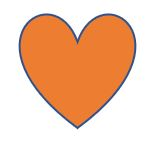
#> input picture heart.jpg, 159 x 146 px, given in place of the camera
$ python object_detection_master.py
#> lines starting #> are read from the running program, lines starting #| are printed output that depends on the picture; after the words box and inside, x2 and y2 are one past the last pixel; in counts of white or black regions, pixels touching at a corner belong together
import cv2
import numpy as np


def nothing(x):
    pass

# create trackbar window
cv2.namedWindow('image', cv2.WINDOW_GUI_NORMAL)

# create trackbar
cv2.createTrackbar('maxVal', 'image', 0, 255, nothing)
#> slider 'maxVal' is set to 255

# create trackbar for upper boundary color selection
cv2.createTrackbar('upperB', 'image', 0, 255, nothing)
#> slider 'upperB' is set to 255
cv2.createTrackbar('upperG', 'image', 0, 255, nothing)
#> slider 'upperG' is set to 255
cv2.createTrackbar('upperR', 'image', 0, 255, nothing)
#> slider 'upperR' is set to 255
# create trackbar for lower boundary color selection
cv2.createTrackbar('lowerB', 'image', 0, 255, nothing)
#> slider 'lowerB' is set to 51
cv2.createTrackbar('lowerG', 'image', 0, 255, nothing)
#> slider 'lowerG' is set to 51
cv2.createTrackbar('lowerR', 'image', 0, 255, nothing)
#> slider 'lowerR' is set to 51

# main camera input
input_scr = cv2.VideoCapture(0)

while True:

    # read captured frames
    src_flag, src_frames = input_scr.read()
#> src_frames is the input picture: shape (146, 159, 3); mean B, G, R 173.7, 200.5, 241
    # convert captured frames to gray scale
    gray_scale = cv2.cvtColor(src_frames, cv2.COLOR_BGR2GRAY)
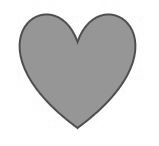
#> gray_scale: shape (146, 159); min 57, max 255, mean 209.6
    # convert to HSV color space
    hsv = cv2.cvtColor(src_frames, cv2.COLOR_BGR2HSV)
#> hsv: shape (146, 159, 3); mean H, S, V 22.6, 76.9, 242.3

    # get trackbar position for upper boundary color
    upper_B = cv2.getTrackbarPos('upperB', 'image')
    upper_G = cv2.getTrackbarPos('upperG', 'image')
    upper_R = cv2.getTrackbarPos('upperR', 'image')
    upper_boundary = np.array([upper_B,upper_G,upper_R])

    # get trackbar position for lower boundary color
    lower_B = cv2.getTrackbarPos('lowerB', 'image')
    lower_G = cv2.getTrackbarPos('lowerB', 'image')
    lower_R = cv2.getTrackbarPos('lowerB', 'image')
    lower_boundary = np.array([lower_B,lower_G,lower_R])

    # apply inRange ()
    in_range = cv2.inRange(src=hsv, lowerb=lower_boundary, upperb=upper_boundary)
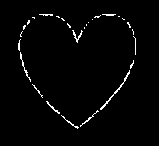
#> in_range: shape (146, 159); 2.1% white in thin lines or dots, all inside (x1, y1, x2, y2) = (18, 14, 136, 129)

    # apply findContours()
    find_contours, hierarchy = cv2.findContours(image = gray_scale,
    mode = cv2.RETR_TREE, method=cv2.CHAIN_APPROX_SIMPLE)
#> find_contours = [[[0, 0], [0, 145], [158, 145], [158, 0]]]

    # get trackbar value for max_val
    max_val = cv2.getTrackbarPos('maxVal', 'image')

    # apply adaptive threshold
    cv2.adaptiveThreshold(src=in_range, maxValue=max_val,
    adaptiveMethod=cv2.ADAPTIVE_THRESH_GAUSSIAN_C, thresholdType=cv2.THRESH_BINARY, blockSize=3, C=5)
    # draw contours
#> (the run stopped early here; a loop or call above may not have finished)

$ run again, on pentagon.jpg
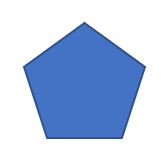
#> input picture pentagon.jpg, 166 x 162 px, given in place of the camera
#> src_frames is the input picture: shape (162, 166, 3); mean B, G, R 231.3, 201.8, 184.7
#> `gray_scale = cv2.cvtColor(src_frames, cv2.COLOR_BGR2GRAY)`:
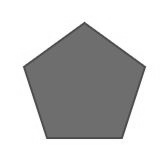
#> gray_scale: shape (162, 166); min 62, max 255, mean 200
#> hsv: shape (162, 166, 3); mean H, S, V 51.8, 62, 231.6
#> `in_range = cv2.inRange(src=hsv, lowerb=lower_boundary, upperb=upper_bo..`:
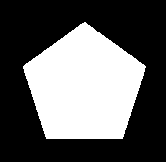
#> in_range: shape (162, 166); 37.4% white; 1 white region, box (x1, y1, x2, y2) and area: (23, 22, 146, 139) 10050
#> find_contours = [[[0, 0], [0, 161], [165, 161], [165, 0]]]

$ run again, on shapes.jpg
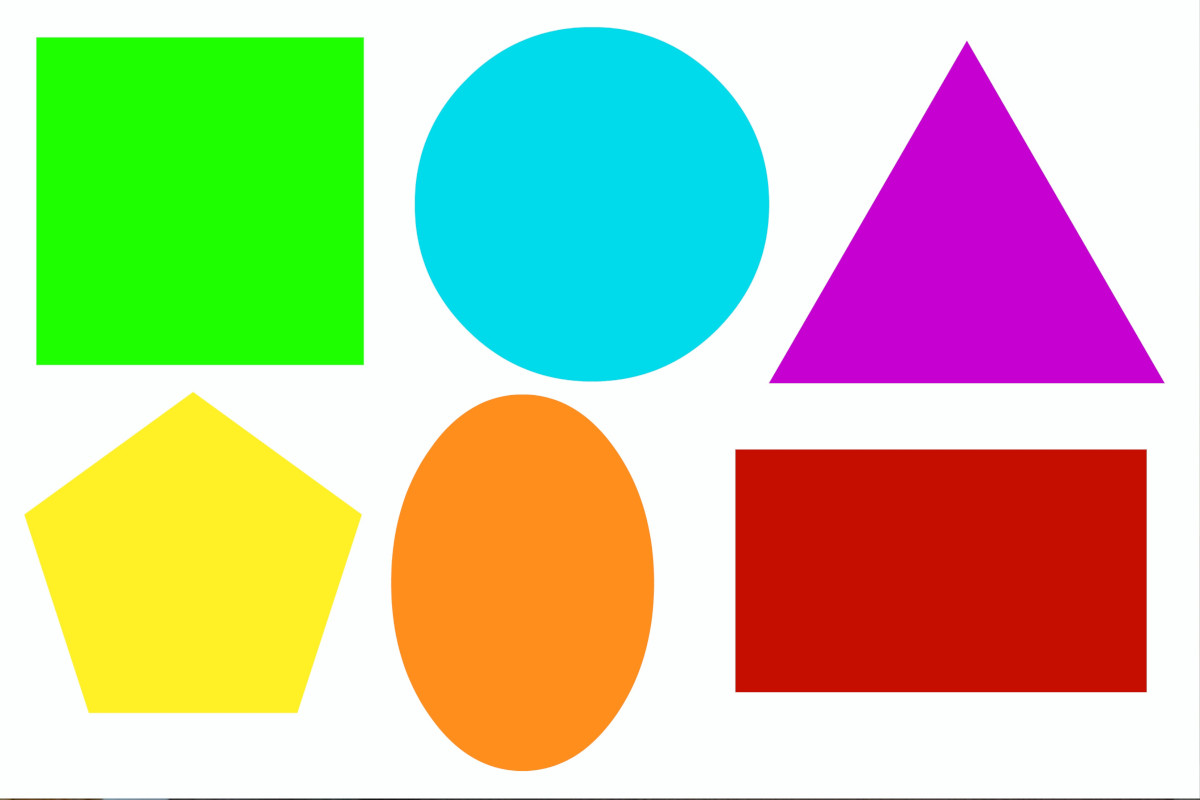
#> input picture shapes.jpg, 1200 x 800 px, given in place of the camera
#> src_frames is the input picture: shape (800, 1200, 3); mean B, G, R 158.4, 197.5, 192.2
#> `gray_scale = cv2.cvtColor(src_frames, cv2.COLOR_BGR2GRAY)`:
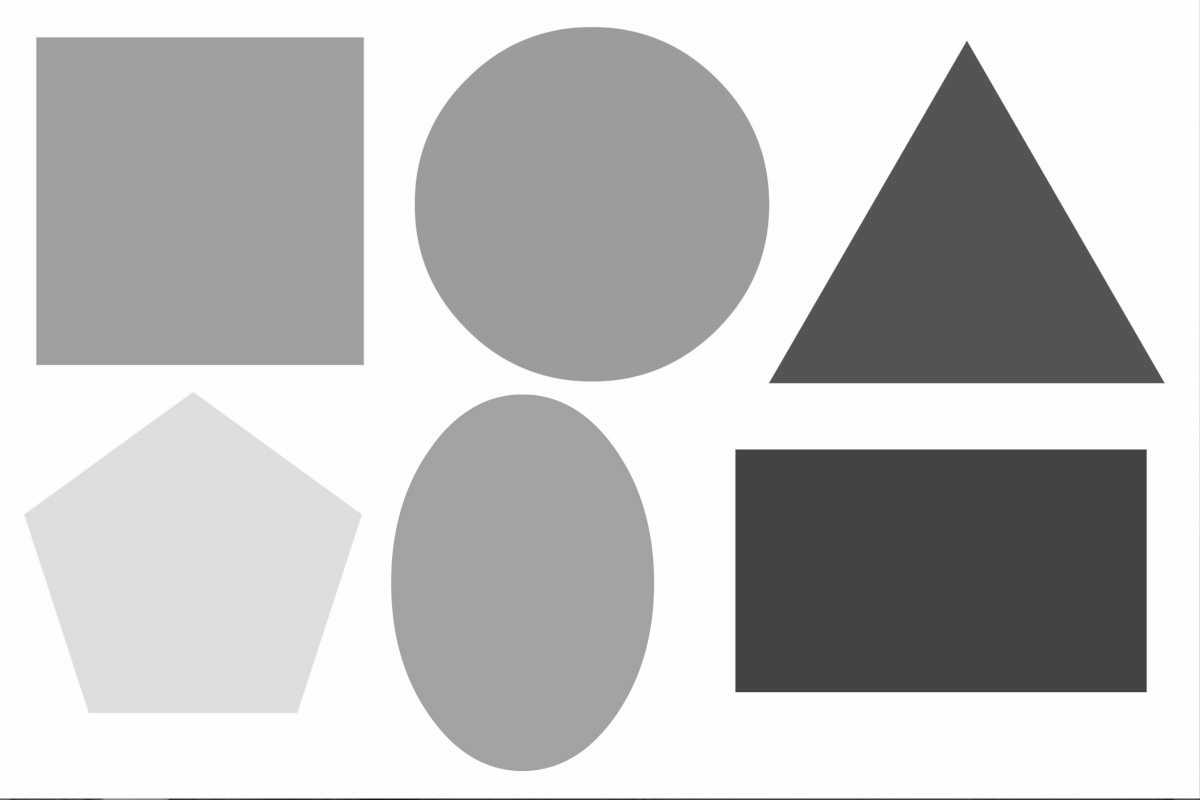
#> gray_scale: shape (800, 1200); min 20, max 255, mean 191.3
#> hsv: shape (800, 1200, 3); mean H, S, V 63.5, 135.5, 243.2
#> `in_range = cv2.inRange(src=hsv, lowerb=lower_boundary, upperb=upper_bo..`:
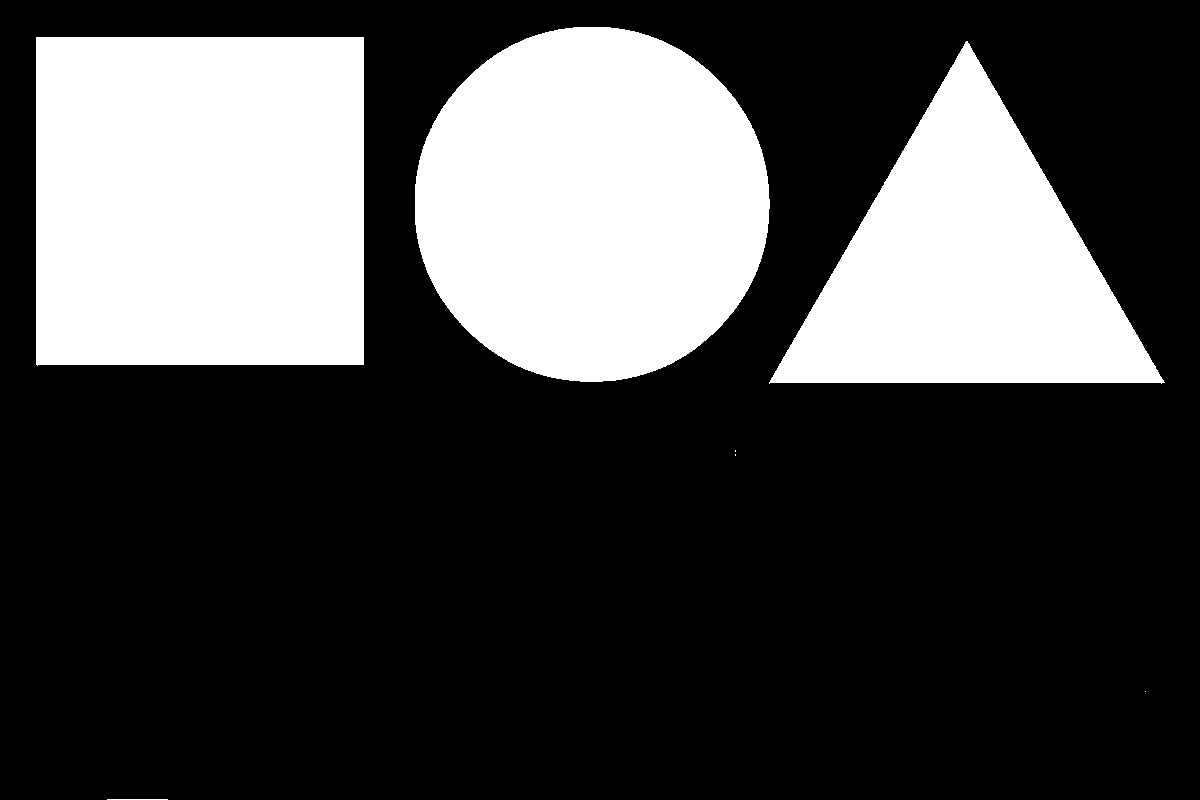
#> in_range: shape (800, 1200); 28.6% white; 7 white regions (3 under 20 px), largest, box (x1, y1, x2, y2) and area: (36, 37, 364, 366) 107585, (415, 27, 770, 382) 99325, (769, 41, 1165, 384) 67918, (107, 799, 168, 800) 61
#> find_contours = [[[0, 0], [0, 799], [1199, 799], [1199, 0]]]
